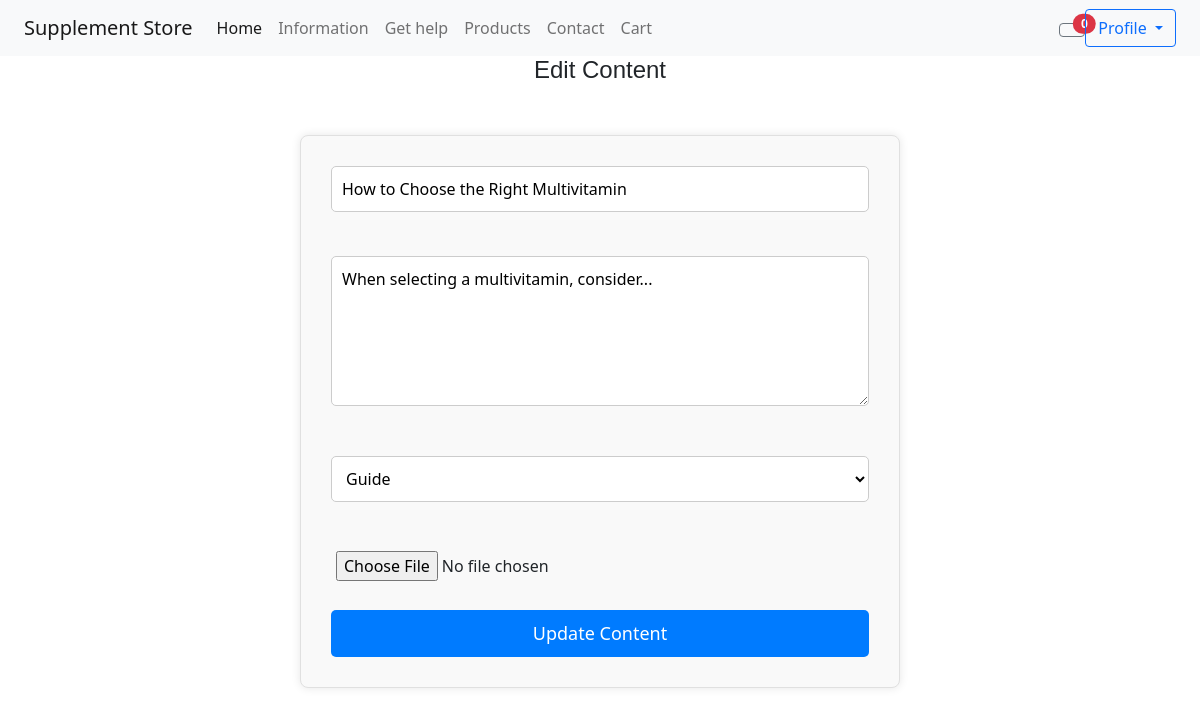
Before: /add_content.php?id=2 (signed in) with the older database file.
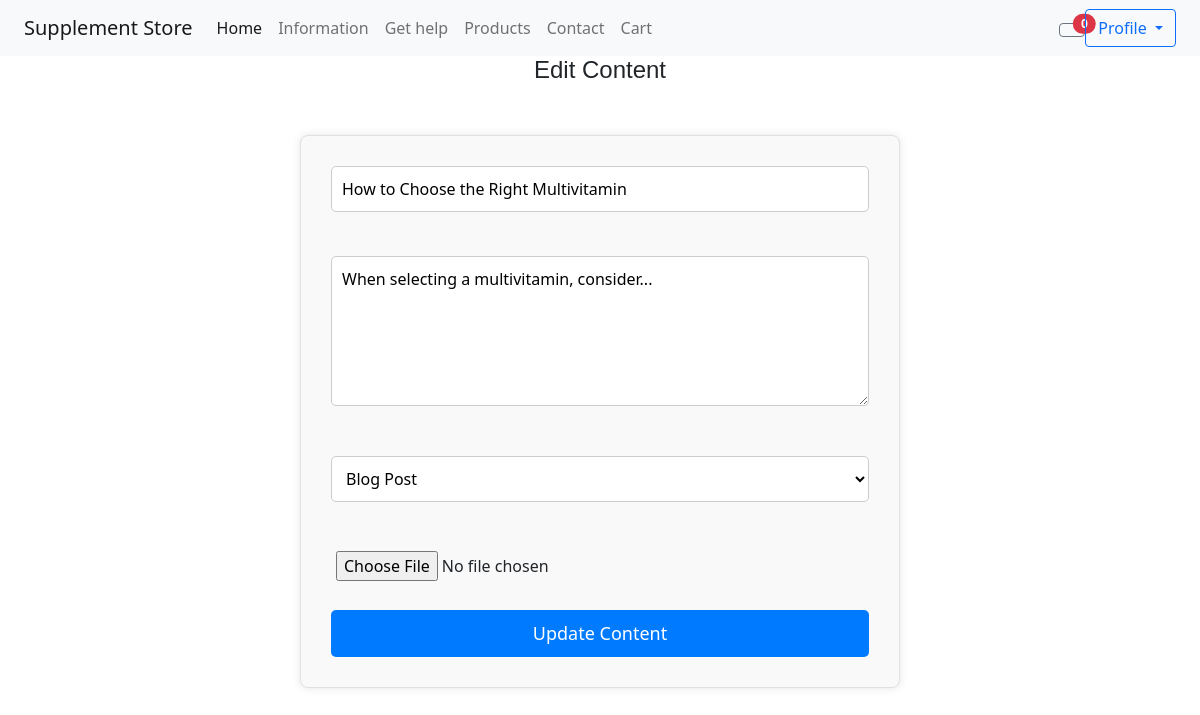
After: the same page with the newer database file.
### tables this page shows
CREATE TABLE IF NOT EXISTS `content` (
  `id` int NOT NULL AUTO_INCREMENT,
  `title` varchar(200) NOT NULL,
  `image_url` varchar(255) DEFAULT NULL,
  `body` text NOT NULL,
  `author_id` int NOT NULL,
  `type` enum('article','guide','blog_post') NOT NULL,
  `created_at` timestamp NULL DEFAULT CURRENT_TIMESTAMP,
  `updated_at` timestamp NULL DEFAULT CURRENT_TIMESTAMP ON UPDATE CURRENT_TIMESTAMP,
  PRIMARY KEY (`id`),
  KEY `author_id` (`author_id`)
);

### add_content.php (the view, shortened to what this page needs)
<?php
include 'PHP/check_role.php';
$title = '';
$body = '';
$type = '';
$isEdit = false;
if (isset($_GET['id'])) {
    $isEdit = true;
    $contentId = $_GET['id'];
    $sql = "SELECT * FROM content WHERE id = ?";
    $stmt = $conn->prepare($sql);
    $stmt->bind_param("i", $contentId);
    $stmt->execute();
    $result = $stmt->get_result();
    if ($result->num_rows > 0) {
        $content = $result->fetch_assoc();
        $title = $content['title'];
        $body = $content['body'];
        $type = $content['type'];
    } else {
        echo "Content not found.";
        exit();
    }
}
?>
<!DOCTYPE html>
<html lang="en">
<head>
    <link href="https://cdn.jsdelivr.net/npm/bootstrap@5.3.0-alpha1/dist/css/bootstrap.min.css" rel="stylesheet">
    <link rel="stylesheet" href="CSS/login_styles.css">
    <link rel="stylesheet" href="CSS/add_content_styles.css">
</head>
<body>
<?php include 'top_nav.php'; ?>
    <h2><?= $isEdit ? 'Edit Content' : 'Add Content' ?></h2>
    <div class="content-form-container">
        <form action="<?= htmlspecialchars($_SERVER['PHP_SELF']) . ($isEdit ? '?id=' . $contentId : '') ?>" method="POST" enctype="multipart/form-data">
            <input type="text" name="title" placeholder="Title" value="<?= htmlspecialchars($title) ?>" required><br><br>
            <textarea name="body" placeholder="Content Body" required><?= htmlspecialchars($body) ?></textarea><br><br>
            <select name="type" required>
                <option value="guide" <?= $type == 'guide' ? 'selected' : '' ?>>Guide</option>
                <option value="blog_post" <?= $type == 'blog_post' ? 'selected' : '' ?>>Blog Post</option>
            </select><br><br>
            <input type="file" name="image" accept="image/jpeg, image/png"><br><br>
            <button type="submit"><?= $isEdit ? 'Update Content' : 'Add Content' ?></button>
        </form>
    </div>
</body>
</html>

Changed rows visible on the page:
changed content "How to Choose the Right Multivitamin": type "Guide" → "Blog Post"
